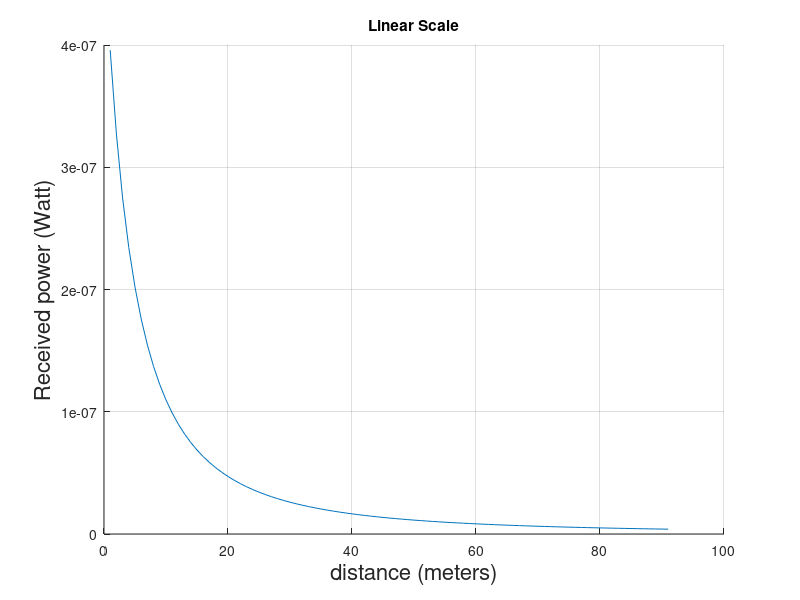
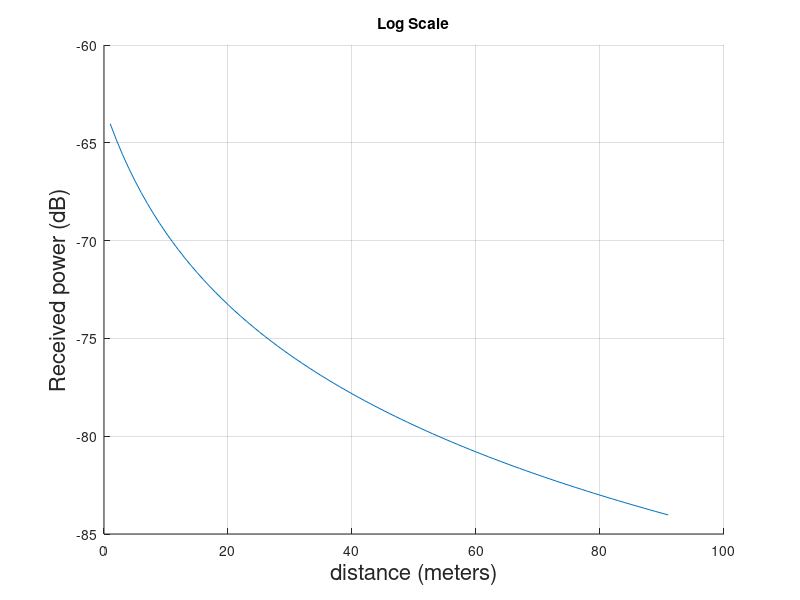

Write the MATLAB code that produced these figures, in order.
clc;
clear all;
close all;

Pt = 1e-3; % Transmit power
Gt = 2; %Trasmit Antenna gain
Gr = 2; %Receive Antenna gain
f = 2.4e9; % operating frequency
c = 3e8; %Speed of light

d = 1:0.1:10;
Pr = Pt*Gr*Gt*(c/(f*4*pi))^2*(1./d).^2;
Prdb = 10*log10(Pr);

figure(1);
hold on;
grid on;
plot(Pr)

xlabel('distance (meters)', 'Fontsize', 16);
ylabel('Received power (Watt)', 'Fontsize', 16);
title('Linear Scale') 

figure(2);
hold on;
grid on;
plot(Prdb)

xlabel('distance (meters)', 'Fontsize', 16);
ylabel('Received power (dB)', 'Fontsize', 16);
title('Log Scale')